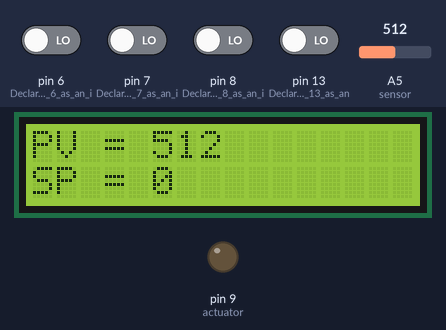
Simulated run of this sketch. Board: Arduino Uno, built with avr-gcc and run on an emulated ATmega328P. Shown: 16×2 character LCD, output pins drawn as LEDs (lit = HIGH). Inputs (shaded band) come from the test bench; at power-on: pin 6 (Declare_the_pin_6_as_an_i), pin 7 (Declare_the_pin_7_as_an_i), pin 8 (Declare_the_pin_8_as_an_i), pin 13 (Declare_the_pin_13_as_an) LOW, A5 (sensor) = 512.

Above: at 1.2 s.
1.3 s: pin 6 (Declare_the_pin_6_as_an_i) driven HIGH
At 1.46 s:
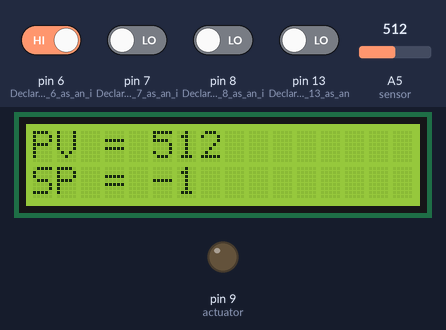
4.3 s: pin 8 (Declare_the_pin_8_as_an_i) driven HIGH
At 4.47 s:
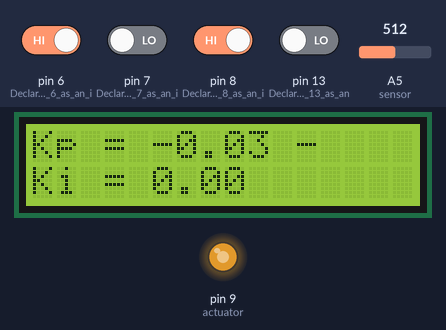
6.7 s: pin 7 (Declare_the_pin_7_as_an_i) driven HIGH
At 7.3 s:
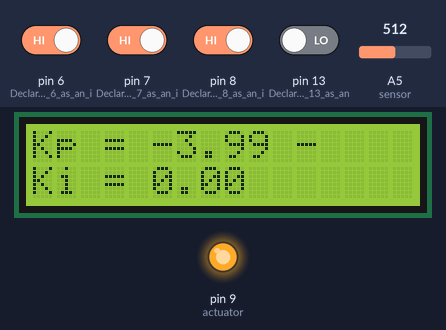
9.7 s: pin 7 (Declare_the_pin_7_as_an_i) driven LOW
At 9.86 s:
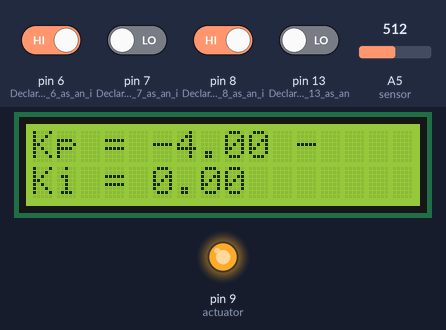
12.7 s: pin 6 (Declare_the_pin_6_as_an_i) driven LOW
At 13.9 s:
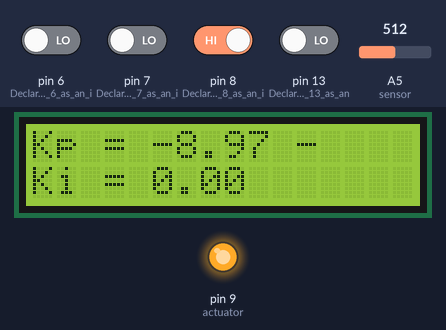
15.7 s: pin 13 (Declare_the_pin_13_as_an) driven HIGH
At 16.4 s:
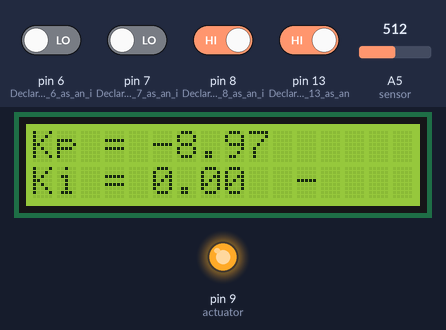
Timing chart, 0 to 18.7 s (numbered marks = the images above; inputs shaded):
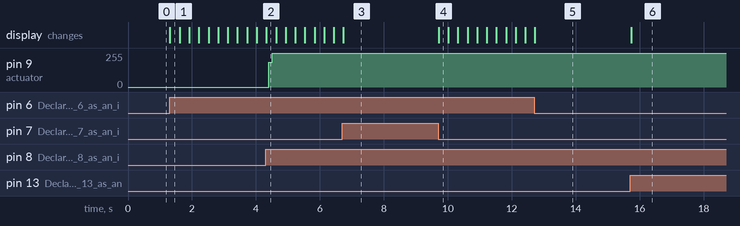

The sketch:

Arduino_LDR_PI-Control.ino
```cpp
/*
This is a program designed to control a light loop where an LED is the actuator
and a LDR is the sensor with P Control.
*/

#include <LiquidCrystal.h>                                    // Adds the LiquidCrystal librairy in order to use the lcd srceen
const int rs = 12, en = 11, d4 = 5, d5 = 4, d6 = 3, d7 = 2;   // Define which of the Arduino pins are connected to the LCD's pins
LiquidCrystal lcd(rs, en, d4, d5, d6, d7);                    // Define the LCD pin numbers that are in use

int sensor = A5;                                              // Associating pin A5 to the word sensor
int actuator = 9;                                             // Associating pin 9 to the word acutator
int PV = 0;                                                   // Creating a variable called PV
int CO = 0;                                                   // Creating a variable called CO
int setpoint = 0;                                             // Creating a variable called setpoint
int Error = 0;                                                // Creating a variable called Error
float pGain = 0.00;                                           // Creating a variable called pGain
float iGain = 0.00;                                           // Creating a variable called iGain
int integralAction;                                           // Creating a variable called integralAction
unsigned long previousMillis = 0;                             // Creating a variable called previousMillis
const long interval = 100;                                    // Creating a variable called interval that has a value of 100
unsigned long currentMillis;                                  // Creating a variable called currentMillis
int BTN1 = 0;                                                 // Creating a variable called BTN1
int BTN2 = 0;                                                 // Creating a variable called BTN2
int SCRN = 0;                                                 // Creating a variable called SCRN
int SCRNOLD = 0;                                              // Creating a variable called SCRNOLD
int SLECT = 0;                                                // Creating a variable called SLECT
int SLECTOLD = 0;                                             // Creating a variable called SLECTOLD
int i = 0;                                                    // Creating a variable called i
int j = 0;                                                    // Creating a variable called j

void setup() {
  // put your setup code here, to run once:

Serial.begin (9600);                                          // Initializing the serial communication
lcd.begin(16, 2);                                             // Initializing a 16x2 LCD screen in order to display something on it
pinMode(actuator,OUTPUT);                                     // Declare the pin associated with actuator as an output
pinMode(sensor,INPUT);                                        // Declare the pin associated with sensor as an input
pinMode(7 ,INPUT);                                            // Declare the pin 7 as an input
pinMode(6 ,INPUT);                                            // Declare the pin 6 as an input
pinMode(8 ,INPUT);                                            // Declare the pin 8 as an input
pinMode(13 ,INPUT);                                           // Declare the pin 13 as an input

}

void loop() {
  // put your main code here, to run repeatedly:

BTN1 = digitalRead(7);                                        // BTN1 will read the current state of pin 7
BTN2 = digitalRead(6);                                        // BTN2 will read the current state of pin 6
SCRN = digitalRead(8);                                        // SCRN will read the current state of pin 8
SLECT = digitalRead(13);                                      // SLECT will read the current state of pin 13
PV = analogRead(sensor);                                      // PV will read the current state of the sensor

if (SCRNOLD==0 && SCRN==1){                                   // This is the code that will allow you to change pages on the LCD screen
  if (i==0){
    i=1;
  }
else{ i=0;;
 }
}
SCRNOLD = SCRN;

if (SLECTOLD==0 && SLECT==1){                                // This is the code that will allow you to select if you wnat change the Kp or the Ki when they are both on the LCD screen
  if (j==0){
    j=1;
  }
else{ j=0;;
 }
}
SLECTOLD = SLECT;

if (i == 0){                                                 // When i is 0 it will print the PV and the SP on the LCD screen
 lcd.clear();
 lcd.setCursor(0,0);
 lcd.print("PV = ");
 lcd.print(PV);
 lcd.setCursor(0,1);
 lcd.print("SP = ");
 lcd.print(setpoint);

}
else if (i == 1 && j ==0){                                  // When i is 1 and j is 0 it will print the Kp and the Ki onthe LCD screen and you will only be able to modify the value of the Kp
 lcd.clear();
 lcd.setCursor(0,0);
 lcd.print("Kp = ");
 lcd.print(pGain);
 lcd.setCursor(11,0);
 lcd.print ("-");
 lcd.setCursor(0,1);
 lcd.print("Ki = ");
 lcd.print(iGain);
}

else if (i == 1 && j == 1){                                  // When i is 1 and j is 1 it will print the Kp and the Ki onthe LCD screen and you will only be able to modify the value of the Ki
 lcd.clear();
 lcd.setCursor(0,0);
 lcd.print("Kp = ");
 lcd.print(pGain);
 lcd.setCursor(0,1);
 lcd.print("Ki = ");
 lcd.print(iGain);
 lcd.setCursor(11,1);
 lcd.print ("-");
}


if (i == 0){                                                 // When SP is being displyed button 1 will increase the SP by 1
 if (BTN1 == HIGH){
   setpoint = setpoint + 1;

 }
 else{
  setpoint = setpoint;
 }

 if (BTN2 == HIGH){                                          // When SP is being displayed button 2 will decrease the SP by 1
  setpoint = setpoint - 1;

 }
 else{
  setpoint = setpoint;
 }
}
else if(i == 1 && j == 0){

 if (BTN1 == HIGH){                                         // When Kp is being displayed and selected button 1 will increase the Kp by 0.01
   pGain = pGain + 0.01;

 }
 else{
   pGain = pGain;
 }

 if (BTN2 == HIGH){                                         // When Kp is being displayed and selected button 2 will decrease the Kp by 0.01
   pGain = pGain - 0.01;

 }
 else{
   pGain = pGain;
 }
}
else if(i == 1 && j == 1){

 if (BTN1 == HIGH){                                          // When Ki is being displayed and selected button 1 will increase the Ki by 0.01
   iGain = iGain + 0.01;

 }
 else{
   iGain = iGain;
 }

 if (BTN2 == HIGH){                                           // When Ki is being displayed and selected button 2 will decrease the Ki by 0.01
   iGain = iGain - 0.01;

 }
 else{
   iGain = iGain;
 }
}

currentMillis = millis();                                    // currentMillis will represent the amount of time since the prgram has been uplaoded

if (currentMillis - previousMillis >= interval){             // Calcuations to find the C.O. in PI control
  previousMillis = currentMillis;
  Error = setpoint-PV;
  integralAction = (integralAction + Error);
  CO = (pGain * Error) + (iGain * integralAction);
}

if (CO > 255){                                               // Putting a maximum cap for the C.O.
  CO = 255;
}
if (CO < 0){                                                 // Putting a minimum cap for the C.O.
  CO = 0;
}

if (integralAction > 250){                                   // Putting a maximum cap for the integralAction
  integralAction = 250;
}

analogWrite(actuator, CO);                                   // Control the brightness of the LED base on the value of the C.O.

}
```

Measured:
- after the input at 1.3 s, the display: changes at once (image 1)
- after the input at 4.3 s, pin 9 (actuator): 0/255 → 187/255 after 0.11 s, → 255/255 0.10 s later; the display: changes at once (image 2)
- after the input at 9.7 s, the display: changes at once (image 4)
- after the input at 15.7 s, the display: changes at once (image 6)
